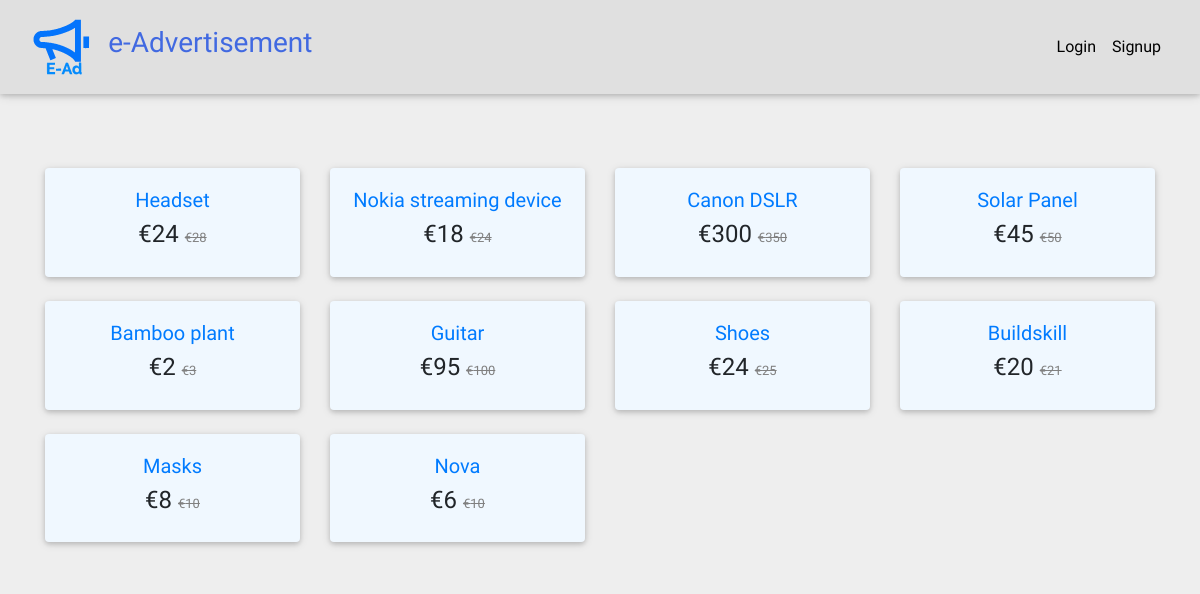
The page / on the database its author committed.
### catalog/models.py (models this page shows, shortened)
class Item(models.Model):
    title = models.CharField(max_length=200)
    price = models.IntegerField()
    discount_price = models.IntegerField(blank=True, null=True)
    slug = models.SlugField()
    status = models.CharField(max_length=200)
    category = models.CharField(choices=CATEGORY_CHOICES, max_length=2)
    label = models.CharField(choices=LABEL_CHOICES, max_length=2)
    description = models.TextField()
    image = models.ImageField(default='default.jpg', upload_to='productImages')

### catalog/views.py (the view)
# urls.py: path('', HomeView.as_view(), name='home'),
class HomeView(ListView):
    model = Item
    template_name = 'home.html'

### templates/home.html (shortened to what this page needs)
{% extends 'base.html' %}
{% block content %}
<main style="background-color: #EEE;">
  <div class="container">
    <section class="text-center mb-4 mt-3">
      <div class="row wow fadeIn">
        {% for object in object_list %}
        <div class="col-lg-3 col-md-6 mb-4">
          <div class="card" style="background-color: aliceblue;">
            <div class="card-body text-center">
              <h5>
                <a href="{% url 'product' object.slug %}" class="royalblue-text">{{object.title}}</a>
              </h5>
              <h4>
                {% if object.discount_price %}
                  €{{object.discount_price}}
                  <span style="font-size: small; color: gray"><del>€{{object.price}}</del></span>
                {% else %}
                  €{{object.price}}
                {% endif %}
              </h4>
            </div>
          </div>
        </div>
        {% endfor %}
      </div>
    </section>
  </div>
</main>
{% endblock content %}

### templates/base.html (style rules this page uses)
html, body, header, .carousel { height: 60vh; }

### rows shown on the page
Item: title "Headset", discount_price "24", price "28"
Item: title "Nokia streaming device", discount_price "18", price "24"
Item: title "Canon DSLR", discount_price "300", price "350"
Item: title "Solar Panel", discount_price "45", price "50"
Item: title "Bamboo plant", discount_price "2", price "3"
Item: title "Guitar", discount_price "95", price "100"
Item: title "Shoes", discount_price "24", price "25"
Item: title "Buildskill", discount_price "20", price "21"
Item: title "Masks", discount_price "8", price "10"
Item: title "Nova", discount_price "6", price "10"
